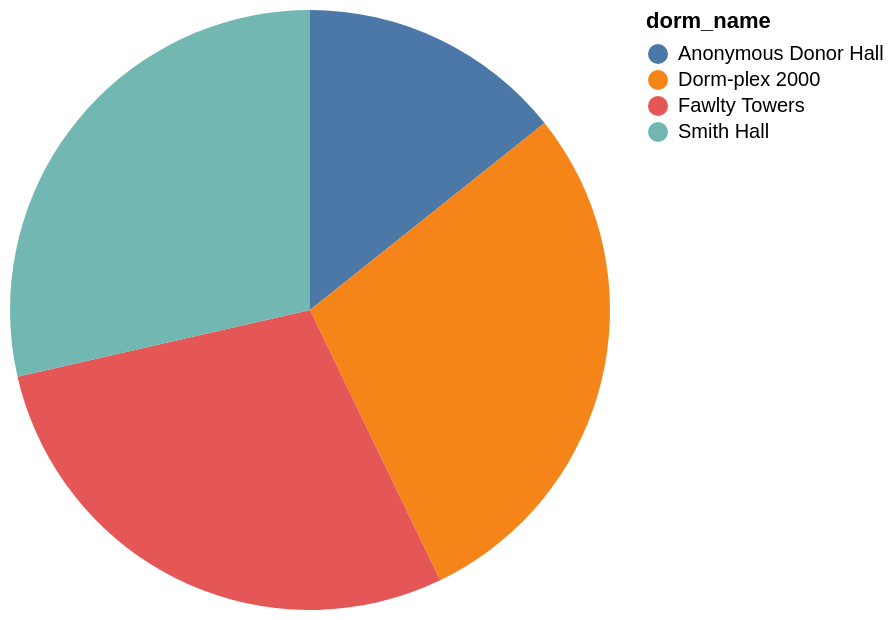

Express this chart as Vega-Lite.
### Vega-Lite specification from a JSON file in a GitHub repository (floating-point values rounded to 4 significant figures)
{"data": {"values": [{"x_data": "Anonymous Donor Hall", "y_data": 1}, {"x_data": "Dorm-plex 2000", "y_data": 2}, {"x_data": "Fawlty Towers", "y_data": 2}, {"x_data": "Smith Hall", "y_data": 2}]}, "mark": "arc", "encoding": {"theta": {"field": "y_data", "type": "quantitative", "title": "count(*)"}, "color": {"field": "x_data", "type": "nominal", "title": "dorm_name"}}}
